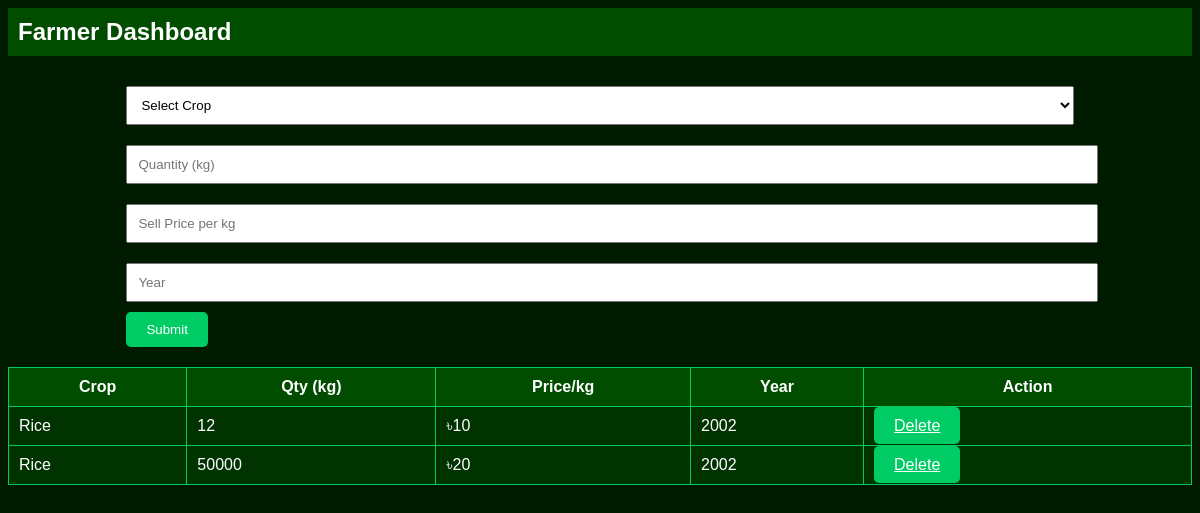
The app's page /farmer_annualdata.php with its own data.
### tables this page shows
CREATE TABLE `farmer_cultivations` (
  `id` int(11) NOT NULL,
  `farmer_id` int(11) DEFAULT NULL,
  `crop_id` int(11) DEFAULT NULL,
  `year` year(4) DEFAULT NULL,
  `quantity_kg` float DEFAULT NULL,
  `sell_price_per_kg` float DEFAULT NULL
);

CREATE TABLE `crops` (
  `id` int(11) NOT NULL,
  `crop_name` varchar(100) NOT NULL
);

### farmer_annualdata.php (the view, shortened to what this page needs)
<?php
include 'db_connection.php';
$farmer_id = $_SESSION['farmer_id'] ?? 1;
$entries = $conn->query("SELECT fc.*, c.crop_name FROM farmer_cultivations fc JOIN crops c ON c.id = fc.crop_id WHERE farmer_id=$farmer_id")->fetch_all(MYSQLI_ASSOC);
?>
<!DOCTYPE html>
<html>
<head>
</head>
<body>
<nav>
    <h2>Farmer Dashboard</h2>
</nav>
<form method="POST">
    <select name="crop_id" required>
        <option value="">Select Crop</option>
    </select>
    <input type="number" name="quantity_kg" placeholder="Quantity (kg)" step="0.1" required>
    <input type="number" name="sell_price_per_kg" placeholder="Sell Price per kg" step="0.1" required>
    <input type="number" name="year" placeholder="Year" required>
    <button type="submit" name="submit_crop" class="btn">Submit</button>
</form>
<table>
    <tr><th>Crop</th><th>Qty (kg)</th><th>Price/kg</th><th>Year</th><th>Action</th></tr>
    <?php foreach ($entries as $entry): ?>
    <tr>
        <td><?= $entry['crop_name'] ?></td>
        <td><?= $entry['quantity_kg'] ?></td>
        <td>৳<?= $entry['sell_price_per_kg'] ?></td>
        <td><?= $entry['year'] ?></td>
        <td><a href="?delete_id=<?= $entry['id'] ?>" class="btn">Delete</a></td>
    </tr>
    <?php endforeach; ?>
</table>
</body>
</html>

### farmer_annualdata.php (style rules this page uses)
body { background-color: #001a00; color: white; font-family: Arial; }
nav { background: #004d00; padding: 10px; display: flex; justify-content: space-between; align-items: center; }
nav h2 { margin: 0; }
form, table { margin: 20px auto; width: 80%; }
select, input { width: 100%; padding: 10px; margin: 10px 0; }
.btn { background: #00cc66; padding: 10px 20px; border: none; color: white; border-radius: 5px; cursor: pointer; }
table { width: 100%; border-collapse: collapse; background: #003300; }
th, td { padding: 10px; border: 1px solid #00cc66; }
th { background: #004d00; }

### records on screen
farmer_cultivations: crop.crop_name "Rice", quantity_kg "12", sell_price_per_kg "10", year "2002"
farmer_cultivations: crop.crop_name "Rice", quantity_kg "50000", sell_price_per_kg "20", year "2002"
